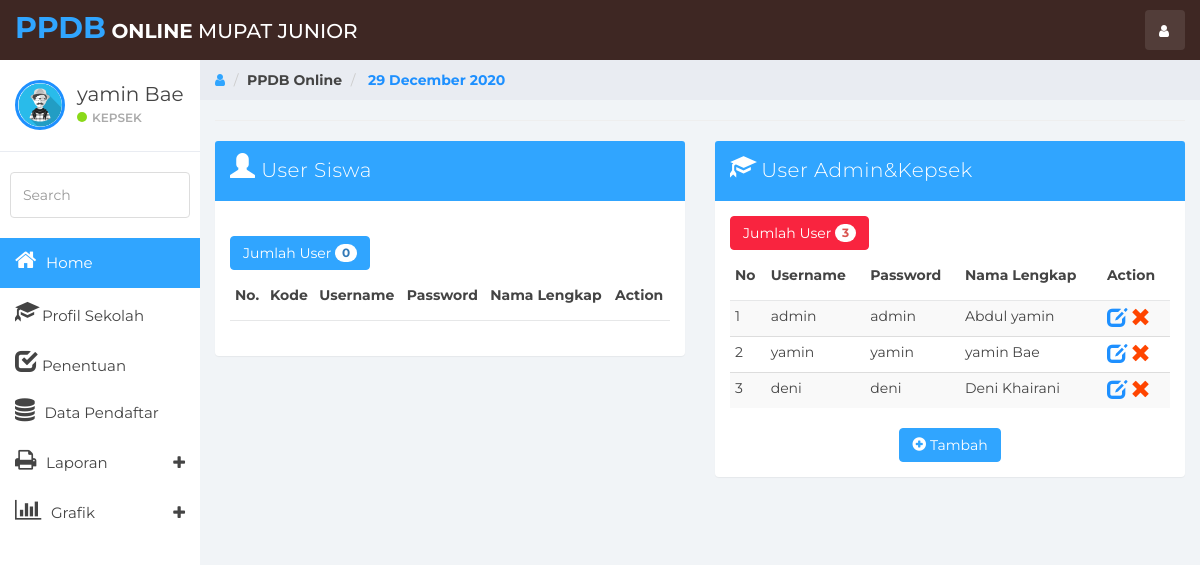
The app's page /Hal_kepsek.php?page=admin&action=user (signed in) with its own data.
### tables this page shows
CREATE TABLE `tb_user` (
  `kode_user` varchar(11) NOT NULL,
  `username` varchar(15) NOT NULL,
  `password` varchar(60) NOT NULL,
  `pass` varchar(50) NOT NULL,
  `nama_lengkap` varchar(50) NOT NULL,
  `level` varchar(15) NOT NULL,
  `gambar` varchar(50) NOT NULL,
  PRIMARY KEY (`kode_user`) USING BTREE
);

### admin/manage_user.php (the view, shortened to what this page needs)
<div class="row">
<div class="col-lg-6">
<div class="panel panel-primary">
<div class="panel-heading"><span class="glyphicon glyphicon-user" style="font-size: 25px;"></span> User Siswa</div>
<div class="panel-body">
	<?php $jml =mysqli_num_rows(mysqli_query($con,"SELECT * FROM tb_siswa"));?>
	<?php $jml1 =mysqli_num_rows(mysqli_query($con,"SELECT * FROM tb_user"));?>
<br>
<button class="btn btn-primary" type="button">
Jumlah User <span class="badge"><?php echo "".$jml." ";?></span>
</button>
<table class="table table-striped table table-condensed table table-hover">
<thead>
	<tr>
	<th>No.</th>
	<th>Kode</th>
	<th>Username</th>
	<th>Password</th>
	<th>Nama Lengkap</th>
	<th>Action</th>
	</tr>
</thead>
</table>
	</div>
</div>
</div>
<div class="col-lg-6">
<div class="panel panel-info">
<div class="panel-heading"><span class="glyphicon glyphicon-education" style="font-size: 25px;"></span> User Admin&Kepsek</div>
<div class="panel-body">
	<button class="btn btn-danger" type="button">
Jumlah User <span class="badge"><?php echo "".$jml1." ";?></span>
</button>
	<table class="table table-striped table table-condensed table table-hover">
		<thead>
			<tr>
				<th>No</th>
				<th>Username</th>
				<th>Password</th>
				<th>Nama Lengkap</th>
				<th>Action</th>
			</tr>
		</thead>
		<tbody>
			<?php
			$sql=mysqli_query($con,"SELECT * FROM tb_user") or die(mysqli_error());
			$no=1;
			while ($data=mysqli_fetch_array($sql)) {
			 ?>
			<tr>
				<td><?php echo $no++; ?></td>
				<td><?php echo $data['username']; ?></td>
				<td><?php echo $data['pass']; ?></td>
				<td><?php echo $data['nama_lengkap']; ?></td>
				<td>
					<a href="?page=admin&action=editadmin&kdsis=<?php echo $data['kode_user'];?>"><span class="glyphicon glyphicon-edit" style="color: dodgerblue; font-size: 20px;"></span></a>
					<a href="?page=admin&action=deladmin&kdsis=<?php echo $data['kode_user'];?>"><span class="glyphicon glyphicon-remove" style="color: orangered; font-size: 20px;"></span></a>
				</td>
			</tr>
			<?php  } ?>
		</tbody>
	</table>
<center>
	<button class="btn btn-primary" type="button" data-toggle="modal" data-target="#myModal">
<span class="glyphicon glyphicon-plus-sign"></span> Tambah
</button>
</center>
</div>
</div>
</div>
</div>

### Hal_kepsek.php (shortened to what this page needs)
<?php
include 'inc/koneksi.php';
if (@$_SESSION['kepsek']) {
 ?>
 <!DOCTYPE html>
<html>
<head>
	<link href="assets/css/bootstrap.min.css" rel="stylesheet">
	<link href="assets/css/font-awesome.min.css" rel="stylesheet">
	<link href="assets/css/datepicker3.css" rel="stylesheet">
	<link href="assets/css/styles.css" rel="stylesheet">
		<link rel="stylesheet" type="text/css" href="assets/DataTables/media/css/jquery.dataTables.css">
	<link rel="stylesheet" type="text/css" href="assets/DataTables/media/css/dataTables.bootstrap.css">
</head>
<body>
		<nav class="navbar navbar-custom navbar-fixed-top" role="navigation" style="color:#3e2723;">
			<?php
if (@$_SESSION['kepsek']) {
$sesi = @$_SESSION['kepsek'];
}
$sql_formulir = mysqli_query($con,"select * from tb_user where kode_user = '$sesi'") or die(mysqli_error());
$data = mysqli_fetch_array($sql_formulir);
?>
		<div class="container-fluid">
			<div class="navbar-header">
				<a class="navbar-brand" href="#"><span style="font-size: 30px;"><b>PPDB</b></span> <b> Online</b> MUPAT JUNIOR</a>
				<ul class="nav navbar-top-links navbar-right">
					<li class="dropdown"><a class="dropdown-toggle count-info" data-toggle="dropdown" href="#">
						<em class="fa fa-user"></em>
					</a>
					</li>
				</ul>
			</div>
		</div>
	</nav>
	<div id="sidebar-collapse" class="col-sm-3 col-lg-2 sidebar">
		<div class="profile-sidebar">
			<div class="profile-userpic">
				<img src="assets/gambar/user/<?php echo $data ['gambar']; ?>" class="img-responsive" alt="" style="
                    border: 3px solid dodgerblue;
                    border-radius: 100%;">
			</div>
			<div class="profile-usertitle">
				<div class="profile-usertitle-name"><?php echo $data ['nama_lengkap']; ?></div>
				<div class="profile-usertitle-status"><span class="indicator label-success"></span><?php echo $data ['level']; ?></div>
			</div>
		</div>
		<form role="search">
			<div class="form-group">
				<input type="text" class="form-control" placeholder="Search">
			</div>
		</form>
		<ul class="nav menu">
			<li  class="active"><a href="Hal_kepsek.php"><em class="fa fa-home" style="font-size: 23px;">&nbsp;</em> Home</a></li>
			<li><a href="?page=admin&action=profil"><em class="glyphicon glyphicon-education" style="font-size: 23px;"> </em> Profil Sekolah</a></li>
			<li><a href="?page=admin&action=penentuan"><em class="glyphicon glyphicon-check" style="font-size: 23px;"></em> Penentuan</a></li>
			<li><a href="?page=admin&action=lihat"><em class="fa fa-database" style="font-size: 23px;">&nbsp;</em> Data Pendaftar</a></li>
			<li class="parent "><a data-toggle="collapse" href="#sub-item-1">
				<em class="fa fa-print" style="font-size: 23px;">&nbsp;</em> Laporan <span data-toggle="collapse" href="#sub-item-1" class="icon pull-right"><em class="fa fa-plus"></em></span>
				</a>
			</li>
			<li class="parent "><a data-toggle="collapse" href="#sub-item-2">
				<em class="fa fa-bar-chart" style="font-size: 23px;">&nbsp;</em> Grafik <span data-toggle="collapse" href="#sub-item-1" class="icon pull-right"><em class="fa fa-plus"></em></span>
				</a>
			</li>
		</ul>
	</div>
	<div class="col-sm-9 col-sm-offset-3 col-lg-10 col-lg-offset-2 main">
		<div class="row">
			<ol class="breadcrumb">
				<li><a href="#">
					<em class="fa fa-user"></em>
				</a></li>
				<li><b>PPDB Online</b></li>
				<li><b style="color: dodgerblue;"><?php echo date (" d F Y") ?></b></li>
			</ol>
		</div>
		<hr>
<?php
$page = @$_GET['page'];
$action = @$_GET['action'];
if ($page=="admin") {
	if ($action=="") {
		include 'admin/formulir.php';
	}elseif ($action=="penentuan") {
		include 'admin/penentuan.php';
	}elseif ($action=="lihat") {
		include 'admin/data_pendaftar.php';
	}elseif ($action=="detail") {
		include 'admin/detail_formulir.php';
	}elseif ($action=="proses") {
		include 'admin/proses_penentuan.php';
	}elseif ($action=="hapus") {
		include 'admin/hapus.php';
	}elseif ($action=="user") {
		include 'admin/manage_user.php';
	}elseif ($action=="edituser") {
		include 'admin/edit_user.php';
	}elseif ($action=="deluser") {
		include 'admin/del_user.php';
	}elseif ($action=="all_laporan") {
		include 'Laporan/all_laporan.php';
	}elseif ($action=="formulir") {
		include 'admin/formulir.php';
	}elseif ($action=="editsiswa") {
		include 'admin/edit_formulir.php';
	}elseif ($action=="profil") {
		include 'profil.php';
	}elseif ($action=="grafik") {
		include 'admin/grafik.php';
	}elseif ($action=="grafik1") {
		include 'admin/grafik1.php';
	}elseif ($action=="editadmin") {
		include 'admin/edit_user_admin.php';
	}elseif ($action=="deladmin") {
		include 'admin/del_admin.php';
	}
}elseif ($page=="") {
	include 'kepsek/Home_kepsek.php';
}else{
	echo "404 !! Notfound";
}
?>
	</div>
</body>
</html>
<?php
}else{
	header("location:/ppdb-mupat/index.php");
}
 ?>

### assets/css/styles.css (style rules this page uses)
body { background: #f1f4f7; padding-top: 60px; font-size: 14px; color: #444444; font-family: "Montserrat", "Helvetica Neue", Helvetica, Arial, sans-serif; }
a, a:hover, a:focus { color: #30a5ff; }
input.form-control { border: 1px solid #ddd; box-shadow: none; height: 46px; }
.navbar-custom { background: #3e2723; background-color: #3e2723; height: 60px; }
.navbar-header .navbar-brand { color: #fff; font-size: 20px; text-transform: uppercase; font-weight: 500; height: 60px; padding-top: 18px; }
.navbar-header .navbar-brand span { color: #30a5ff; }
.dropdown { background: rgba(255, 255, 255, 0.1); float: left; margin: 10px 8px; padding: 0px; border-radius: 4px; }
.dropdown a.dropdown-toggle { color: #fff; height: 40px; width: 40px; padding-top: 11px; padding-left: 9px; }
.navbar-top-links li:last-child { margin-right: 15px; }
.dropdown em { margin: 0 5px; }
.btn-primary, .btn-primary:hover, .btn-primary:focus, .btn-primary:active, .btn-primary.active, .open>.dropdown-toggle.btn-primary, .btn-primary.disabled, .btn-primary[disabled], fieldset[disabled] .btn-primary, .btn-primary.disabled:hover, .btn-primary[disabled]:hover, fieldset[disabled] .btn-primary:hover, .btn-primary.disabled:focus, .btn-primary[disabled]:focus, fieldset[disabled] .btn-primary:focus, .btn-primary.disabled:active, .btn-primary[disabled]:active, fieldset[disabled] .btn-primary:active, .btn-primary.disabled.active, .btn-primary[disabled].active, fieldset[disabled] .btn-primary.active { background-color: #30a5ff; border-color: #30a5ff; }
.btn-danger, .btn-danger:hover, .btn-danger:focus, .btn-danger:active, .btn-danger.active, .open>.dropdown-toggle.btn-danger, .btn-danger.disabled, .btn-danger[disabled], fieldset[disabled] .btn-danger, .btn-danger.disabled:hover, .btn-danger[disabled]:hover, fieldset[disabled] .btn-danger:hover, .btn-danger.disabled:focus, .btn-danger[disabled]:focus, fieldset[disabled] .btn-danger:focus, .btn-danger.disabled:active, .btn-danger[disabled]:active, fieldset[disabled] .btn-danger:active, .btn-danger.disabled.active, .btn-danger[disabled].active, fieldset[disabled] .btn-danger.active { background-color: #f9243f; border-color: #f9243f; }
.label-success { background-color: #8ad919; }
.panel { border: 0; }
.panel-primary>.panel-heading { background-color: #30a5ff; color: #fff; border: none; }
.panel-info>.panel-heading { background-color: #30a5ff; color: #fff; border: none; }
.panel-heading { font-size: 20px; font-weight: 300; letter-spacing: 0.025em; height: 60px; line-height: 38px; }
.panel-heading span { margin: 0px; font-size: 14px; }
.navbar { border: 0; }
.sidebar { display: block; padding: 0; display: none; box-shadow: none; background: #fff; }
.sidebar ul { margin: 20px 0px; }
.sidebar form { padding: 10px 0 0 0; margin: 10px 10px 20px 10px; }
@media (min-width: 768px) { .sidebar { display: block; position: fixed; top: 60px; bottom: 0; left: 0; z-index: 1000; display: block; margin: 0; padding: 0; overflow-x: hidden; overflow-y: auto; } }
@media (min-width: 768px) { .navbar-header { width: 100%; } }
.sidebar ul.nav .active a, .sidebar ul.nav li.parent a.active, .sidebar ul.nav .active>a:hover, .sidebar ul.nav li.parent a.active:hover, .sidebar ul.nav .active>a:focus, .sidebar ul.nav li.parent a.active:focus { color: #fff; background-color: #30a5ff; }
.sidebar ul.nav li a { height: 50px; font-size: 15px; line-height: 2em; color: #444444; }
.profile-sidebar { padding: 10px 0; border-bottom: 1px solid #e9ecf2; }
.indicator { width: 10px; height: 10px; display: inline-block; border-radius: 9999px; margin-right: 5px; }
.profile-userpic img { float: left; margin: 10px 0px 0px 15px; width: 50px; height: 50px; border-radius: 9999px !important; }
.profile-usertitle { float: left; text-align: left; margin: 10px 0 0 12px; }
.profile-usertitle-name { font-size: 20px; margin-bottom: 0px; }
.profile-usertitle-status { text-transform: uppercase; color: #AAA; font-size: 12px; font-weight: 600; margin-bottom: 15px; }
.breadcrumb { border-radius: 0; padding: 10px 15px 10px 15px; background: #e9ecf2; margin: 0; }
.table { background: #fff; }
.table>thead>tr>th { border-bottom: 1px solid #e6e7e8; vertical-align: middle; height: 50px; }

### records on screen
tb_user: gambar (picture), nama_lengkap "yamin Bae", level "KEPSEK", username "yamin", pass "yamin"
tb_user: username "admin", pass "admin", nama_lengkap "Abdul yamin"
tb_user: username "deni", pass "deni", nama_lengkap "Deni Khairani"

### other values on screen
date (" d F Y") "29 December 2020"
$jml "0"
$jml1 "3"
